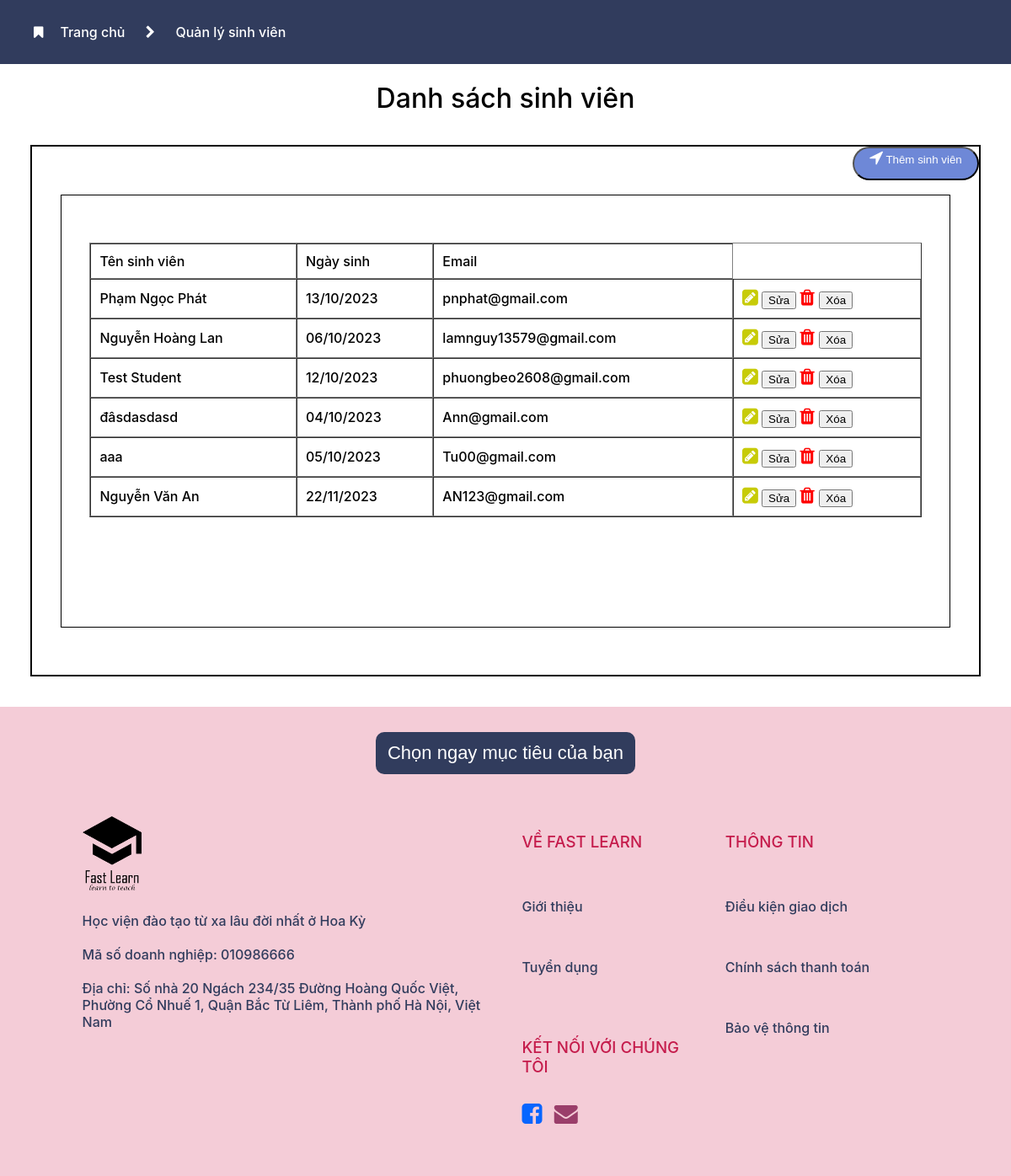
Page /admin/QLSV/qlsv_list.php on the committed database.
### tables this page shows
CREATE TABLE IF NOT EXISTS `sinhvien` (
  `maSinhVien` int NOT NULL AUTO_INCREMENT,
  `tenSinhVien` varchar(50) NOT NULL,
  `ngaySinh` date NOT NULL,
  `gioitinh` enum('male','female') NOT NULL,
  `email` varchar(50) NOT NULL,
  PRIMARY KEY (`maSinhVien`),
  UNIQUE KEY `email_2` (`email`),
  KEY `email` (`email`)
);

### admin/QLSV/lib/qlsv.php (called while the page is built, shortened)
<?php
global $conn;
function get_all_sinhvien()
{
    global $conn;
    $sql = "SELECT * FROM sinhvien
    WHERE 1";
    $query = $conn->query($sql);
    $result = array();
    while ($row = $query->fetch(PDO::FETCH_ASSOC)){
        $result[] = $row;
    }
    return $result;
    var_dump($result);
}

### admin/QLSV/qlsv_list.php (the view, shortened to what this page needs)
<?php
require 'lib/qlsv.php';
$sv = get_all_sinhvien();
?>
<!DOCTYPE html>
<html>
<head>
    <link rel="stylesheet" href="https://cdnjs.cloudflare.com/ajax/libs/font-awesome/4.7.0/css/font-awesome.min.css">
    <link rel="stylesheet" type="text/css" href="chung.css">
</head>
<body>
    <div class="tren">
<span>    <i class="fa fa-bookmark" aria-hidden="true"></i><a href="../home.php">Trang chủ</a> </span> <i class="fa fa-chevron-right" aria-hidden="true"></i> <span>Quản lý sinh viên</span>
    </div>
    <h1 style="text-align: center;">Danh sách sinh viên</h1>
    <div style="margin:3%; border: 2px solid black">
       <div>
        <button class="btthem">
    <a style="color: white;" href="qlsv_add.php"><i style="font-size: 20px;" class="fa fa-location-arrow" aria-hidden="true"></i> Thêm sinh viên</a> <br /> <br />
    </button>
       </div>
        <div style=" margin: 5% 3%;padding: 5% 3%;border: 1px solid black; height: 400px;">
            <table width="100%" border="1" cellspacing="0" cellpadding="10">
        <tr>
            <td><b>Tên sinh viên</b></td>
            <td><b>Ngày sinh</b></td>
            <td><b>Email</b></td>
        </tr>
        <?php foreach ($sv as $item) { ?>
            <tr>
                <td><?php echo $item['tenSinhVien']; ?></td>
                <td><?php
                $formattedDate = date('d/m/Y', strtotime($item['ngaySinh']));
                echo $formattedDate;
                ?></td>
                <td><?php echo $item['email']; ?></td>
                <td>
                    <form method="post" action="qlsv_del.php">
                        <span>
                            <i style=" color: #C7CB07; font-size: 22px;" class="fa fa-pencil-square" aria-hidden="true"></i>
                        <input class="sua" onclick="window.location =
                        'qlsv_edit.php?maSinhVien=<?php echo $item['maSinhVien']; ?>'" type="button" value="Sửa" />
                        </span>
                        <span>
                             <i style=" color: red; font-size: 22px;" class="fa fa-trash" aria-hidden="true">
                             <input class="xoa" onclick="return confirm('Bạn có chắc muốn xóa không?');" type="submit" name="delete" value="Xóa" />
                            </i>
                        </span>
                    </form>
                </td>
            </tr>
        <?php } ?>
    </table>
        </div>
    </div>
    <div class="footer">
			<button>Chọn ngay mục tiêu của bạn</button>
			<div class="nhom" >
				<div class="pt">
					<img src="logo.png" alt="" width="70" height="auto">
					<div style="margin-top: 20px;">Học viện đào tạo từ xa lâu đời nhất ở Hoa Kỳ</div>
					<div style="margin-top: 20px;">Mã số doanh nghiệp: 010986666</div>
					<div style="margin-top: 20px;">Địa chỉ: Số nhà 20 Ngách 234/35 Đường Hoàng Quốc Việt,
						Phường Cổ Nhuế 1, Quận Bắc Từ Liêm, Thành phố Hà Nội, Việt Nam</div>
				</div>
				<div class="pt">
					<div class="dt">
						<h3>VỀ FAST LEARN</h3><br>
						<a href="#about"><p>Giới thiệu</p></a><br>
						<a href="#"><p>Tuyển dụng</p></a><br>
						<br>
						<h3 style="margin-bottom: 10px;">KẾT NỐI VỚI CHÚNG TÔI</h3><br>
						<span><a href="#"><i style="color:#0765FF; font-size: 28px;" class="fa fa-facebook-square" aria-hidden="true"></i></a></span>
						<span><a href="#"><i style="color:#9A3E6A;font-size: 28px;" class="fa fa-envelope" aria-hidden="true"></i></a></span>
					</div>
					<div class="dt">
						<h3>THÔNG TIN</h3><br>
						<a href="#about"><p>Điều kiện giao dịch</p></a><br>
						<a href="#"><p>Chính sách thanh toán</p></a><br>
						<a href="#"><p>Bảo vệ thông tin</p></a>
						<br>
					</div>
				</div>
			</div>
		</div>
</body>
</html>

### admin/QLSV/chung.css (style rules this page uses)
:root { --color1: #F4CCD7; --color2: #FBDBE4; --color3: #313C5D; --color4: #FFF8F8; --color5: #C51C4C; }
body { padding: 0; margin: 0; box-sizing: border-box; font-family: Inter Medium; }
.tren i { margin: 20px; }
.tren { padding: 10px 20px; background-color: var(--color3); color: white; }
a { text-decoration: none; }
.tren a { color: white; }
.btthem { width: 150px; height: 40px; background-color: #6E88D7; border-radius: 25px; float: right; text-align: center; }
form i { font-size: 11px; }
.footer button { width: 30%; height: 50px; border: none; background-color: var(--color3); text-align: center; border-radius: 10px; font-size: 22px; color: white; margin: 30px 0; }
.nhom::after { content: ""; display: table; clear: both; }
.pt { width: 48%; float: left; text-align: left; padding: 10px; }
.footer { background-color: var(--color1); text-align: center; padding: 0 7.3%; }
.pt::after { content: ""; display: table; clear: both; max-width: 100%; }
.dt { width: 45%; float: left; padding: 0 10px }
.nhom { padding: 10px 0 50px 0; }
.dt p { color: var(--color3); }
.dt h3 { color: var(--color5); }
.pt div { color: var(--color3); }
.dt span { margin: 20px 10px 0 0; }

### rows in the picture
sinhvien: tenSinhVien "Phạm Ngọc Phát", ngaySinh "13/10/2023", email "pnphat@gmail.com"
sinhvien: tenSinhVien "Nguyễn Hoàng Lan", ngaySinh "06/10/2023", email "lamnguy13579@gmail.com"
sinhvien: tenSinhVien "Test Student", ngaySinh "12/10/2023", email "phuongbeo2608@gmail.com"
sinhvien: tenSinhVien "đâsdasdasd", ngaySinh "04/10/2023", email "Ann@gmail.com"
sinhvien: tenSinhVien "aaa", ngaySinh "05/10/2023", email "Tu00@gmail.com"
sinhvien: tenSinhVien "Nguyễn Văn An", ngaySinh "22/11/2023", email "AN123@gmail.com"
